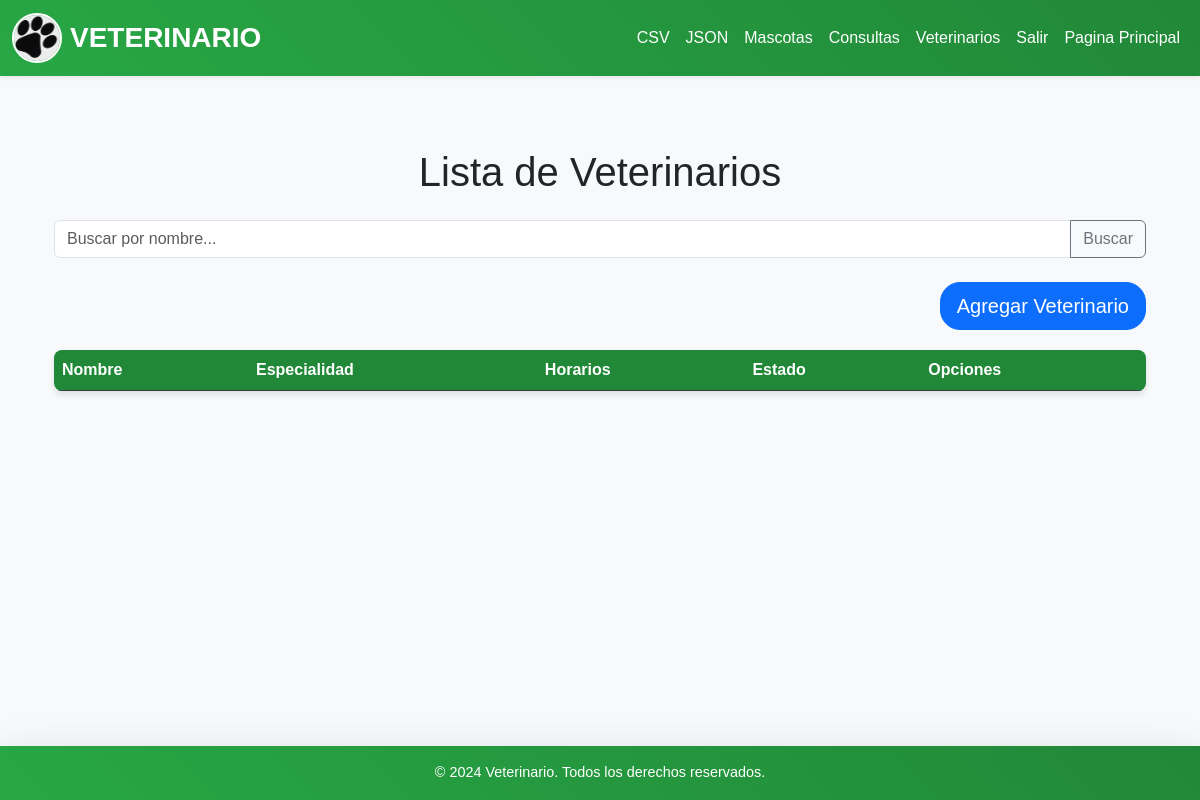
Page /veterinario/tabla (signed in) on the earlier database version.
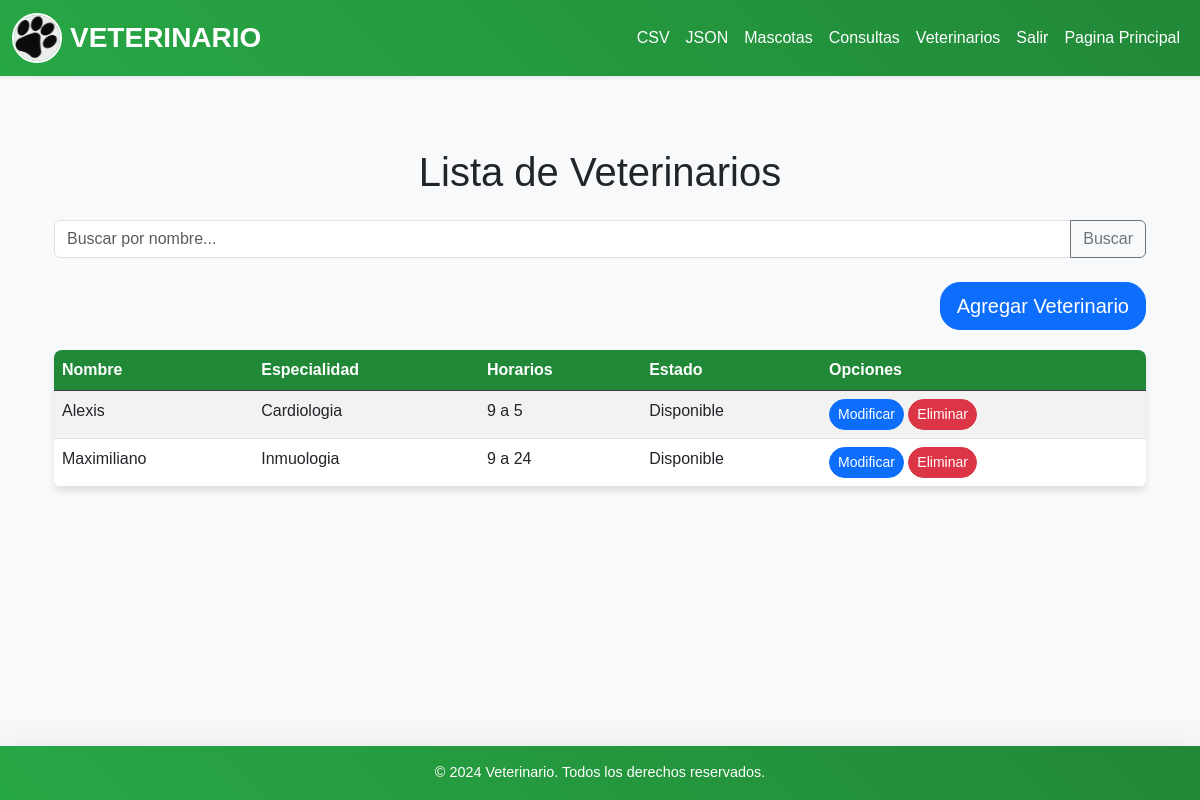
Same page on the later database version.
### core/models.py (models this page shows, shortened)
class Veterinario(models.Model):
    nombre = models.CharField("nombre", max_length=65)
    especialidad = models.CharField("especialidad", max_length=100)
    horarios = models.CharField("horarios", max_length=100)
    ESTADOS = [
        ("Disponible", "disponible"),
        ("Ocupado", "ocupado"),
    ]
    estado = models.CharField("estadio", max_length=11, choices=ESTADOS)
    class Meta:
        db_table = "veterinarios"

### core/views.py (the view)
# urls.py: path("veterinario/tabla", getVeterinario, name="veterinarios"),
@login_required
def getVeterinario(request):
    busqueda = request.GET.get('search', '')
    if busqueda:
        veterinario = Veterinario.objects.filter(
            Q(nombre__icontains=busqueda)
        )
    else:
        veterinario = Veterinario.objects.all()
    context = {
        'veterinarios': veterinario
    }
    return render(request, 'veterinario.html', context)

### core/templates/veterinario.html (shortened to what this page needs)
{% extends 'base.html' %}
{% load static %}
{% block content %}
<div class="container mt-5">
    <h1 class="text-center mb-4">Lista de Veterinarios</h1>
    <form method="get" action="" class="mb-4">
        <div class="input-group">
            <input type="text" name="search" class="form-control" placeholder="Buscar por nombre..." value="{{ request.GET.search }}">
            <button class="btn btn-outline-secondary" type="submit">Buscar</button>
        </div>
    </form>
    <div class="mb-3 text-end">
        <a class="btn btn-primary btn-lg" href="{% url 'nuevo-veterinario' %}">Agregar Veterinario</a>
    </div>
    <table class="table table-striped table-hover">
        <thead class="table-dark">
            <tr>
                <th>Nombre</th>
                <th>Especialidad</th>
                <th>Horarios</th>
                <th>Estado</th>
                <th>Opciones</th>
            </tr>
        </thead>
        <tbody>
            {% for veterinario in veterinarios %}
            <tr>
                <td>{{ veterinario.nombre }}</td>
                <td>{{ veterinario.especialidad }}</td>
                <td>{{ veterinario.horarios }}</td>
                <td>{{ veterinario.estado }}</td>
                <td>
                    <a href="{% url 'actualizar-veterinario' veterinario.id %}" class="btn btn-primary btn-sm">Modificar</a>
                    <a href="{% url 'eliminar-veterinario' veterinario.id %}" class="btn btn-danger btn-sm">Eliminar</a>
                </td>
            </tr>
            {% endfor %}
        </tbody>
    </table>
</div>
{% endblock %}

Differences in the rows shown:
added Veterinario: nombre "Alexis", especialidad "Cardiologia", horarios "9 a 5", estado "Disponible"
added Veterinario: nombre "Maximiliano", especialidad "Inmuologia", horarios "9 a 24", estado "Disponible"
